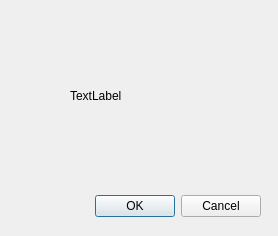
<?xml version="1.0" encoding="UTF-8"?>
<ui version="4.0">
 <class>Dialog</class>
 <widget class="QDialog" name="Dialog">
  <property name="geometry">
   <rect>
    <x>0</x>
    <y>0</y>
    <width>278</width>
    <height>236</height>
   </rect>
  </property>
  <property name="windowTitle">
   <string>Dialog</string>
  </property>
  <widget class="QDialogButtonBox" name="buttonBox">
   <property name="geometry">
    <rect>
     <x>-200</x>
     <y>190</y>
     <width>461</width>
     <height>32</height>
    </rect>
   </property>
   <property name="orientation">
    <enum>Qt::Horizontal</enum>
   </property>
   <property name="standardButtons">
    <set>QDialogButtonBox::Cancel|QDialogButtonBox::Ok</set>
   </property>
  </widget>
  <widget class="QLabel" name="label">
   <property name="geometry">
    <rect>
     <x>70</x>
     <y>90</y>
     <width>54</width>
     <height>12</height>
    </rect>
   </property>
   <property name="text">
    <string>TextLabel</string>
   </property>
  </widget>
 </widget>
 <resources/>
 <connections>
  <connection>
   <sender>buttonBox</sender>
   <signal>accepted()</signal>
   <receiver>Dialog</receiver>
   <slot>accept()</slot>
   <hints>
    <hint type="sourcelabel">
     <x>38</x>
     <y>190</y>
    </hint>
    <hint type="destinationlabel">
     <x>157</x>
     <y>235</y>
    </hint>
   </hints>
  </connection>
  <connection>
   <sender>buttonBox</sender>
   <signal>rejected()</signal>
   <receiver>Dialog</receiver>
   <slot>reject()</slot>
   <hints>
    <hint type="sourcelabel">
     <x>106</x>
     <y>190</y>
    </hint>
    <hint type="destinationlabel">
     <x>277</x>
     <y>235</y>
    </hint>
   </hints>
  </connection>
 </connections>
</ui>
